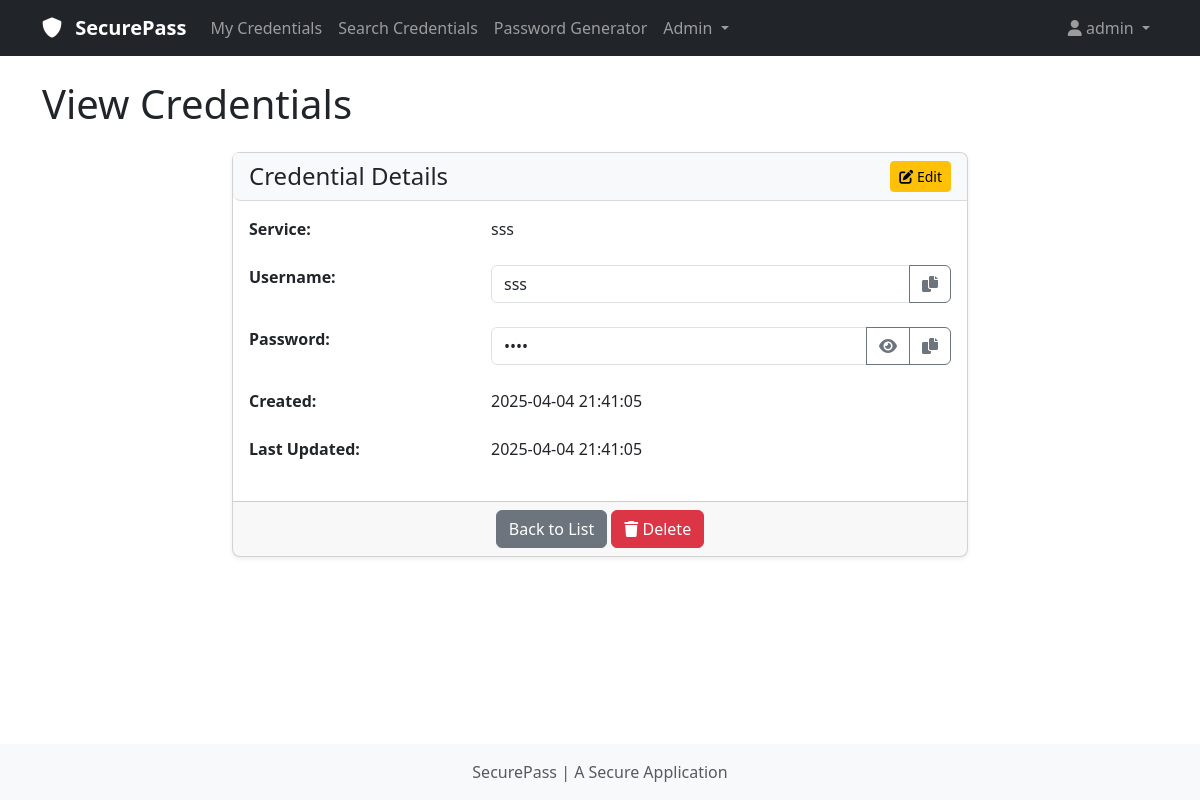
Screenshot of /view/210 (signed in) with the database file from the repository.
### app/models.py (models this page shows, shortened)
class User(UserMixin, db.Model):
    __tablename__ = 'users'
    id = db.Column(db.Integer, primary_key=True)
    username = db.Column(db.String(64), index=True, unique=True)
    password_hash = db.Column(db.String(128), nullable=False)
    salt = db.Column(db.String(128), nullable=False)
    encryption_key = db.Column(db.String(128), nullable=False)
    created_at = db.Column(db.DateTime, default=datetime.utcnow)
    last_login = db.Column(db.DateTime, nullable=True)
    is_admin = db.Column(db.Boolean, default=False)
    credentials = db.relationship('Credential', backref='user', lazy='dynamic', cascade='all, delete-orphan')
    logs = db.relationship('Log', backref='user', lazy='dynamic')
    auth_token = db.Column(db.String(64),nullable=True)
    auth_token_expiry = db.Column(db.DateTime, nullable=True)

class Credential(db.Model):
    __tablename__ = 'credentials'
    id = db.Column(db.Integer, primary_key=True)
    user_id = db.Column(db.Integer, db.ForeignKey('users.id'), nullable=False)
    service_name = db.Column(db.String(128), nullable=False)
    username = db.Column(db.String(128), nullable=False)
    encrypted_password = db.Column(db.Text, nullable=True)
    iv = db.Column(db.String(128), nullable=False) # initialisation vector for encryption
    created_at = db.Column(db.DateTime, default=datetime.utcnow)
    updated_at = db.Column(db.DateTime, default=datetime.utcnow, onupdate=datetime.utcnow)

### app/routes/credentials.py (the view)
@credentials_bp.route('/view/<int:id>')
@login_required
def view(id):
    credential = Credential.query.get_or_404(id)
    if credential.user_id != current_user.id:
        abort(403)
    if not current_user.encryption_key:
        flash('Your account needs to be updated.Please contact Admin', 'danger')
        return redirect(url_for('credentials.list'))
    try:
        decrypted_password = decrypt_password(
            credential.encrypted_password,
            credential.iv,
            current_user.encryption_key
        )
    except Exception as e:
        flash('Error decrypting password. This may be due to a master password change', 'danger')
        return redirect(url_for('credentials.list'))
    log_credential_event(current_user.id, 'view', credential.id, credential.service_name)
    return render_template('credentials/view.html',
                           title='View Credentials',
                           credential=credential,
                           password=decrypted_password)

### app/models.py (called while the page is built)
@login_manager.user_loader
def load_user(user_id):
    return User.query.get(int(user_id))

### app/utils/crypto.py (called while the page is built)
def derive_key(encryption_key, salt):
    if isinstance(encryption_key, str):
        try:
            key_bytes = base64.b64decode(encryption_key)
        except:
            key_bytes = encryption_key.encode('utf-8')
    else:
        key_bytes = encryption_key
    kdf = PBKDF2HMAC(algorithm=hashes.SHA256(),length=32,salt=salt,iterations=10000,backend=default_backend())
    return kdf.derive(key_bytes)

def decrypt_password(encrypted_password, iv, master_key):
    encrypted_data = base64.b64decode(encrypted_password)
    iv_bytes = base64.b64decode(iv)
    key = derive_key(master_key, iv_bytes)
    ciphertext = encrypted_data[:-16] # GCM tag is supposed to be 16 bytes
    tag = encrypted_data[-16:]
    cipher = Cipher(algorithms.AES(key), modes.GCM(iv_bytes,tag), backend=default_backend())
    decryptor = cipher.decryptor()
    decrypted_data = decryptor.update(ciphertext) + decryptor.finalize()
    return decrypted_data.decode('utf-8')

### app/utils/logger.py (called while the page is built)
def log_event(user_id, event_type, description, ip_address=None):
    from app import db
    from app.models import Log
    if ip_address is None and request:
        ip_address = request.remote_addr
    log_entry = Log(
        user_id=user_id,
        event_type=event_type,
        description=description,
        ip_address=ip_address,
        timestamp=datetime.utcnow()
    )
    db.session.add(log_entry)
    db.session.commit()

def log_credential_event(user_id, action, credential_id=None, service_name=None):
    event_type = f'credential_{action}'
    if service_name:
        description = f"Credential for {service_name}{action}d"
    elif credential_id:
        description = f"Credential for {credential_id}{action}d"
    else:
        description = f"Credential for {action}d"
    log_event(user_id, event_type, description)

### app/templates/credentials/view.html (shortened to what this page needs)
{% extends "base.html" %}
{% block content %}
<div class="row justify-content-center">
    <div class="col-md-8">
        <div class="card">
            <div class="card-header d-flex justify-content-between align-items-center">
                <h4 class="mb-0">Credential Details</h4>
                <div>
                    <a href="{{ url_for('credentials.edit',id=credential.id) }}" class="btn btn-warning btn-sm">
                        <i class="fas fa-edit"></i> Edit
                    </a>
                </div>
            </div>
            <div class="card-body">
                <div class="row mb-4">
                    <div class="col-md-4 fw-bold">Service:</div>
                    <div class="col-md-8">{{ credential.service_name }}</div>
                </div>
                <div class="row mb-4">
                    <div class="col-md-4 fw-bold">Username:</div>
                    <div class="col-md-8">
                        <div class="input-group">
                            <input type="text" class="form-control" value="{{ credential.username }}" id="usernameField" readonly>
                            <button class="btn btn-outline-secondary" type="button" id="copyUsername" data-bs-toggle="tooltip" title="Copy to clipboard">
                                <i class="fas fa-copy"></i>
                            </button>
                        </div>
                    </div>
                </div>
                <div class="row mb-4">
                    <div class="col-md-4 fw-bold">Password:</div>
                    <div class="col-md-8">
                        <div class="input-group">
                            <input type="password" class="form-control" value="{{ password }}" id="passwordField" readonly>
                            <button class="btn btn-outline-secondary" type="button" id="togglePassword" onclick="document.getElementById('passwordField').type = document.getElementById('passwordField').type === 'password' ? 'text' : 'password';" data-bs-toggle="tooltip" title="Show/hide password">
                                <i class="fas fa-eye" id="toggleIcon"></i>
                            </button>
                            <button class="btn btn-outline-secondary" type="button" id="copyPassword" data-bs-toggle="tooltip" title="Copy to clipboard">
                                <i class="fas fa-copy"></i>
                            </button>
                        </div>
                    </div>
                </div>
                <div class="row mb-4">
                    <div class="col-md-4 fw-bold">Created:</div>
                    <div class="col-md-8">{{ credential.created_at.strftime('%Y-%m-%d %H:%M:%S') }}</div>
                </div>
                <div class="row mb-4">
                    <div class="col-md-4 fw-bold">Last Updated:</div>
                    <div class="col-md-8">{{ credential.updated_at.strftime('%Y-%m-%d %H:%M:%S') }}</div>
                </div>
            </div>
            <div class="card-footer text-center">
                <a href="{{ url_for('credentials.list') }}" class="btn btn-secondary">Back to List</a>
                <button type="button" class="btn btn-danger" data-bs-toggle="modal" data-bs-target="#deleteModal">
                    <i class="fas fa-trash"></i> Delete
                </button>
            </div>
        </div>
    </div>
</div>
{% endblock %}

### app/templates/base.html (shortened to what this page needs)
<!DOCTYPE html>
<html lang="en">
<head>
    <link href="https://cdn.jsdelivr.net/npm/bootstrap@5.3.0-alpha1/dist/css/bootstrap.min.css" rel="stylesheet">
    <link rel="stylesheet" href="https://cdnjs.cloudflare.com/ajax/libs/font-awesome/6.0.0/css/all.min.css">
    <link rel="stylesheet" href="{{ url_for('static', filename='css/styles.css') }}">
</head>
<body>
    <nav class="navbar navbar-expand-lg navbar-dark bg-dark">
        <div class="container">
            <a class="navbar-brand" href="{{ url_for('credentials.list') }}">
                <i class="fas fa-shield-alt"></i> SecurePass
            </a>
            <div class="collapse navbar-collapse" id="navbarNav">
                <ul class="navbar-nav me-auto">
                    {%  if current_user.is_authenticated %}
                    <li class="nav-item">
                        <a class="nav-link" href="{{ url_for('credentials.list') }}">My Credentials</a>
                    </li>
                    <li class="nav-item">
                        <a class="nav-link" href="{{ url_for('credentials.search') }}">Search Credentials</a>
                    </li>
                    <li class="nav-item">
                        <a class="nav-link" href="{{ url_for('generator.index') }}">Password Generator</a>
                    </li>
                    {% if current_user.is_admin %}
                    <li class="nav-item dropdown">
                        <a class="nav-link dropdown-toggle" href="#" id="adminDropdown" role="button" data-bs-toggle="dropdown" aria-expanded="false">
                            Admin
                        </a>
                    </li>
                    {% endif %}
                    {% endif %}
                </ul>
                <ul class="navbar-nav">
                    {%  if current_user.is_authenticated %}
                    <li class="nav-item dropdown">
                        <a class="nav-link dropdown-toggle" href="#" id="userDropdown" role="button" data-bs-toggle="dropdown" aria-expanded="false">
                            <i class="fas fa-user"></i> {{ current_user.username }}
                        </a>
                    </li>
                    {% endif %}
                </ul>
            </div>
        </div>
    </nav>
    <div class="container mt-4">
        <h1 class="mb-4">{{ title }}</h1>
        {% block content %}{% endblock %}
    </div>
    <footer class="footer mt-auto py-3 bg-light">
        <div class="container text-center">
            <span class="text-muted">SecurePass | A Secure Application </span>
        </div>
    </footer>
</body>
</html>

### app/static/css/styles.css (style rules this page uses)
body { min-height: 100vh; display: flex; flex-direction: column; }
.footer { margin-top: auto; }
.card { box-shadow: 0 0.125rem 0.25rem rgba(0, 0, 0, 0.075) ; border-radius: 0.5rem; margin-bottom: 1.5rem; }
.card-header { background-color: #f8f9fa; border-bottom: 1px solid rgba(0, 0, 0, 0.125); border-bottom-left-radius: 0.5rem !important; border-top-right-radius: 0.5rem !important; }
.navbar-brand { font-weight: bold; }
.navbar-brand i { margin-right: 0.5rem; }

### rows the page displays
User: username "admin"
Credential: service_name "sss", username "sss", created_at "2025-04-04 21:41:05", updated_at "2025-04-04 21:41:05"

### other values shown
{{ title }} "View Credentials"
